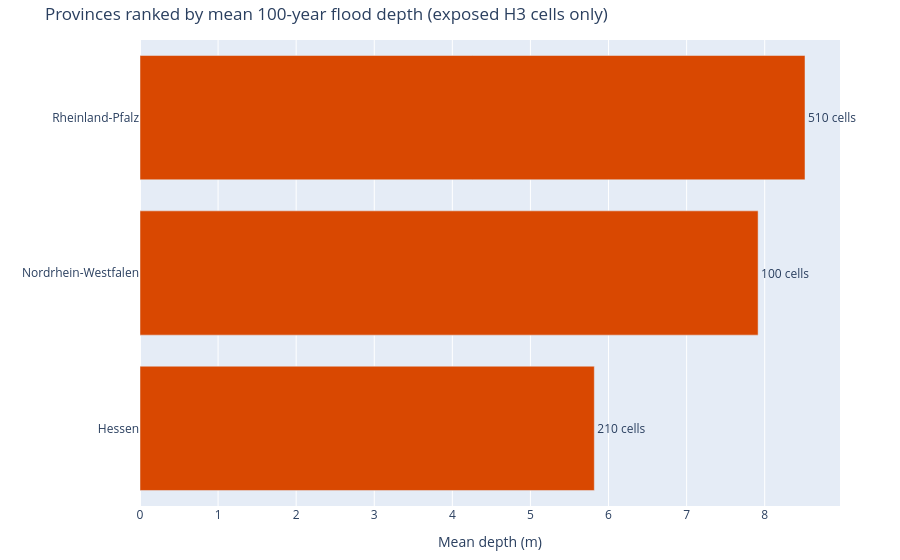

Here is the notebook cell this chart was saved with:
### Code cell
ranked = province_risk.sort_values("mean_depth_m")
fig_bar = go.Figure(
    go.Bar(
        x=ranked["mean_depth_m"],
        y=ranked["province"],
        orientation="h",
        marker_color="#D94801",
        text=ranked["exposed_cells"],
        texttemplate="%{text} cells",
        textposition="outside",
        cliponaxis=False,
        customdata=ranked[["impacted_places"]],
        hovertemplate=(
            "%{y}<br>Mean depth: %{x:.2f} m"
            "<br>Places: %{customdata[0]}<extra></extra>"
        ),
    )
)
fig_bar.update_layout(
    title=f"Provinces ranked by mean {RETURN_PERIOD_YEARS}-year flood depth (exposed H3 cells only)",
    xaxis_title="Mean depth (m)",
    margin=dict(l=140, r=60, t=40, b=40),
)
fig_bar.show()

### Figure 1 — Plotly figure (JSON) as saved in the notebook; plotly's stock layout.template omitted (floating-point values rounded to 4 significant figures)
{"data": [{"cliponaxis": false, "customdata": [[18808], [16719], [36190]], "hovertemplate": "%{y}<br>Mean depth: %{x:.2f} m<br>Places: %{customdata[0]}<extra></extra>", "marker": {"color": "#D94801"}, "orientation": "h", "text": [210.0, 100.0, 510.0], "textposition": "outside", "texttemplate": "%{text} cells", "type": "bar", "x": [5.818, 7.916, 8.516], "y": ["Hessen", "Nordrhein-Westfalen", "Rheinland-Pfalz"]}], "layout": {"margin": {"b": 40, "l": 140, "r": 60, "t": 40}, "title": {"text": "Provinces ranked by mean 100-year flood depth (exposed H3 cells only)"}, "xaxis": {"title": {"text": "Mean depth (m)"}}}}
